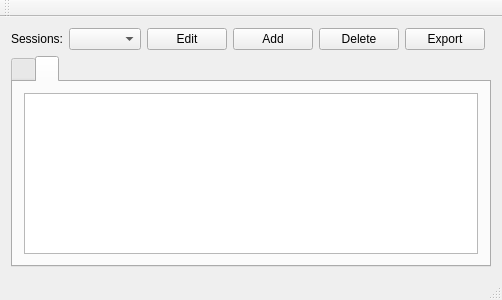
<?xml version="1.0" encoding="UTF-8"?>
<ui version="4.0">
 <class>MainWindow</class>
 <widget class="QMainWindow" name="MainWindow">
  <property name="geometry">
   <rect>
    <x>0</x>
    <y>0</y>
    <width>468</width>
    <height>300</height>
   </rect>
  </property>
  <property name="sizePolicy">
   <sizepolicy hsizetype="Expanding" vsizetype="Expanding">
    <horstretch>0</horstretch>
    <verstretch>0</verstretch>
   </sizepolicy>
  </property>
  <property name="windowTitle">
   <string>MainWindow</string>
  </property>
  <widget class="QWidget" name="centralWidget">
   <property name="sizePolicy">
    <sizepolicy hsizetype="Expanding" vsizetype="Expanding">
     <horstretch>0</horstretch>
     <verstretch>0</verstretch>
    </sizepolicy>
   </property>
   <layout class="QGridLayout" name="gridLayout">
    <item row="0" column="5">
     <widget class="QPushButton" name="pushButtonExport">
      <property name="text">
       <string>Export</string>
      </property>
     </widget>
    </item>
    <item row="0" column="1">
     <widget class="QComboBox" name="comboBoxSession"/>
    </item>
    <item row="0" column="3">
     <widget class="QPushButton" name="pushButtonAddSession">
      <property name="text">
       <string>Add</string>
      </property>
     </widget>
    </item>
    <item row="0" column="0">
     <widget class="QLabel" name="label">
      <property name="text">
       <string>Sessions:</string>
      </property>
     </widget>
    </item>
    <item row="0" column="4">
     <widget class="QPushButton" name="pushButtonDeleteSession">
      <property name="text">
       <string>Delete</string>
      </property>
     </widget>
    </item>
    <item row="0" column="2">
     <widget class="QPushButton" name="pushButtonEditSession">
      <property name="text">
       <string>Edit</string>
      </property>
     </widget>
    </item>
    <item row="0" column="6">
     <spacer name="horizontalSpacer_2">
      <property name="orientation">
       <enum>Qt::Horizontal</enum>
      </property>
      <property name="sizeHint" stdset="0">
       <size>
        <width>40</width>
        <height>20</height>
       </size>
      </property>
     </spacer>
    </item>
    <item row="1" column="0" colspan="7">
     <widget class="QTabWidget" name="tabWidget">
      <property name="currentIndex">
       <number>1</number>
      </property>
      <widget class="QWidget" name="tabWidgetPage1" native="true">
       <attribute name="title">
        <string/>
       </attribute>
       <layout class="QGridLayout" name="gridLayout_2">
        <item row="0" column="0">
         <widget class="QTableWidget" name="tableWidgetElo"/>
        </item>
       </layout>
      </widget>
      <widget class="QWidget" name="tabWidgetPage2" native="true">
       <attribute name="title">
        <string/>
       </attribute>
       <layout class="QGridLayout" name="gridLayout_3">
        <item row="0" column="0">
         <widget class="QTableWidget" name="tableWidgetPVP"/>
        </item>
       </layout>
      </widget>
     </widget>
    </item>
   </layout>
  </widget>
  <widget class="QMenuBar" name="menuBar">
   <property name="geometry">
    <rect>
     <x>0</x>
     <y>0</y>
     <width>468</width>
     <height>21</height>
    </rect>
   </property>
  </widget>
  <widget class="QToolBar" name="mainToolBar">
   <attribute name="toolBarArea">
    <enum>TopToolBarArea</enum>
   </attribute>
   <attribute name="toolBarBreak">
    <bool>false</bool>
   </attribute>
  </widget>
  <widget class="QStatusBar" name="statusBar"/>
 </widget>
 <layoutdefault spacing="6" margin="11"/>
 <resources/>
 <connections>
  <connection>
   <sender>pushButtonEditSession</sender>
   <signal>clicked()</signal>
   <receiver>MainWindow</receiver>
   <slot>onEditSession()</slot>
   <hints>
    <hint type="sourcelabel">
     <x>121</x>
     <y>156</y>
    </hint>
    <hint type="destinationlabel">
     <x>199</x>
     <y>149</y>
    </hint>
   </hints>
  </connection>
  <connection>
   <sender>pushButtonAddSession</sender>
   <signal>clicked()</signal>
   <receiver>MainWindow</receiver>
   <slot>onAddSession()</slot>
   <hints>
    <hint type="sourcelabel">
     <x>253</x>
     <y>53</y>
    </hint>
    <hint type="destinationlabel">
     <x>199</x>
     <y>149</y>
    </hint>
   </hints>
  </connection>
  <connection>
   <sender>pushButtonDeleteSession</sender>
   <signal>clicked()</signal>
   <receiver>MainWindow</receiver>
   <slot>onDeleteSession()</slot>
   <hints>
    <hint type="sourcelabel">
     <x>334</x>
     <y>53</y>
    </hint>
    <hint type="destinationlabel">
     <x>199</x>
     <y>149</y>
    </hint>
   </hints>
  </connection>
  <connection>
   <sender>pushButtonExport</sender>
   <signal>clicked()</signal>
   <receiver>MainWindow</receiver>
   <slot>onExport()</slot>
   <hints>
    <hint type="sourcelabel">
     <x>354</x>
     <y>53</y>
    </hint>
    <hint type="destinationlabel">
     <x>199</x>
     <y>149</y>
    </hint>
   </hints>
  </connection>
 </connections>
 <slots>
  <slot>onEditSession()</slot>
  <slot>onAddSession()</slot>
  <slot>onDeleteSession()</slot>
  <slot>updateStandings(QString)</slot>
  <slot>onExport()</slot>
 </slots>
</ui>
